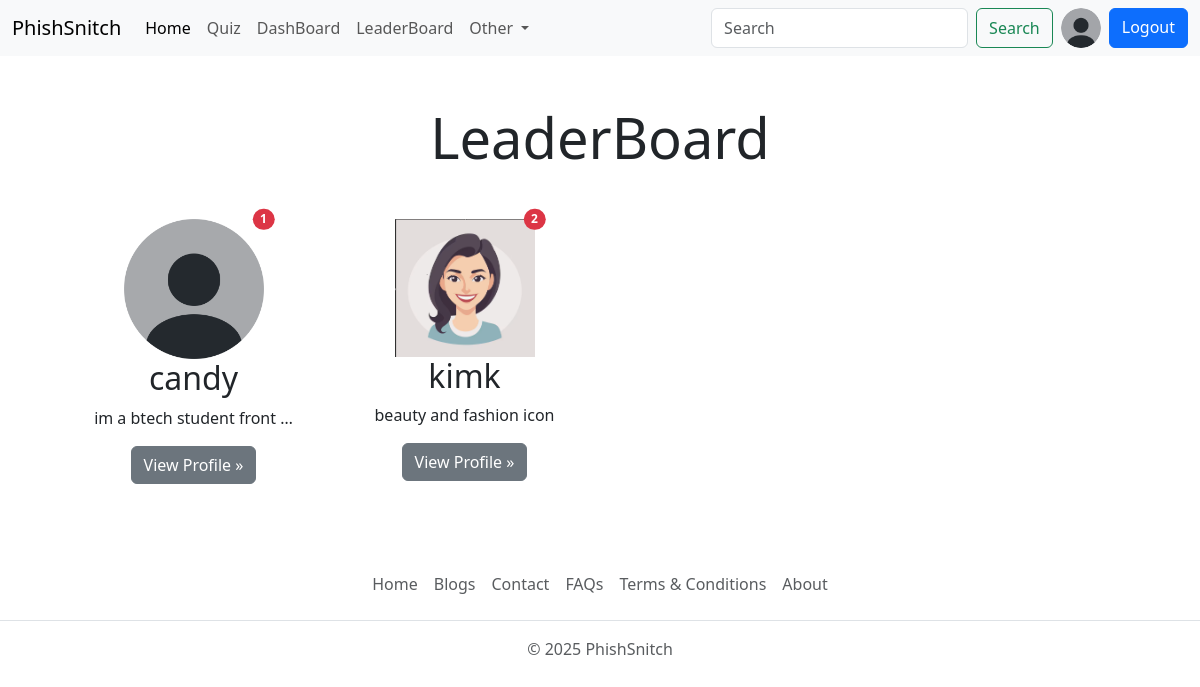
/leaderboard (signed in), run on the app's committed database.
### accounts/models.py (models this page shows, shortened)
class Profile(models.Model):
    user=models.OneToOneField(User, on_delete=models.CASCADE,null=True,verbose_name='User_Object')
    bio=models.TextField(blank=True,null=True)
    profile_image=models.ImageField(upload_to='profile_images',default='userdefault.png',blank=True,null=True,verbose_name='Profile_Pic')
    location=models.CharField(max_length=100,blank=True,null=True)
    GENDER=(
        ('Male','Male'),
        ('Female','Female'),
        ('Other','Other')
    )
    gender=models.CharField(max_length=6,choices=GENDER,blank=True,null=True)

### quiz/models.py (models this page shows, shortened)
class UserRank(models.Model):
    user=models.OneToOneField(User,on_delete=models.CASCADE)
    rank=models.IntegerField(null=True,blank=True)
    total_score=models.IntegerField(null=True,blank=True)

### base/views.py (the view)
# urls.py: path('leaderboard',views.leaderboaard_view,name='leaderboard'),
@login_required(login_url='login')
def leaderboaard_view(request):
    leaderboard_users=UserRank.objects.order_by('rank')
    user_object=User.objects.get(username=request.user)
    user_profile=Profile.objects.get(user=user_object)
    context={"leaderboard_users":leaderboard_users,"user_profile": user_profile}
    return render(request,"leaderboard.html",context)

### templates/leaderboard.html (shortened to what this page needs)
{% extends 'index.html' %}
{% block content %}
<div class="container text-center">
    <h1 class="display-4 text-center my-5">
        LeaderBoard
    </h1>
    <div class="row row-cols-sm-1 row-cols-md-2 row-cols-lg-3 row-cols-xl-4 mx-3">
        {% if leaderboard_users|length == 0 %}
        <div class="col-lg-4 position-relative mb-4">
        <h4 class="text-center text-danger">
           No user vailable on leaderboard
        </h4>
        </div>
        {% else %}
        {% for rank in leaderboard_users %}
         <div class="col-lg-4 position-relative mb-4">
            <img src="{{rank.user.profile.profile_image.url}}" class="img-fluid" width="140" height="140" alt="user-profile">
            <span class="position-absolute top-0 start-90 translate-middle badge rounded-pill bg-danger">{{forloop.counter}}</span>
            <h2 class="fw-normal">{{rank.user.username}}</h2>
            <p>{{rank.user.profile.bio|truncatewords:5}}</p>
            <p><a class="btn btn-secondary" href="{% url 'profile' rank.user.username %}">View Profile »</a></p>
         </div>
         {% endfor %}
        {% endif %}
    </div>
</div>
{% endblock content %}

### templates/components/navbar.html (shortened to what this page needs)
<nav class="navbar navbar-expand-lg bg-body-tertiary">
    <div class="container-fluid">
      <a class="navbar-brand" href="{% url 'home' %}">PhishSnitch</a>
      <div class="collapse navbar-collapse" id="navbarSupportedContent">
        <ul class="navbar-nav me-auto mb-2 mb-lg-0">
          <li class="nav-item">
            <a class="nav-link active" aria-current="page" href="{% url 'home' %}">Home</a>
          </li>
          <li class="nav-item">
            <a class="nav-link" href="{% url 'all_quiz' %}">Quiz</a>
          </li>
          {% if request.user.is_superuser %}
          <li class="nav-item">
            <a class="nav-link" href="{%  url 'dashboard' %}">DashBoard</a>
          </li>
          {% endif %}
          <li class="nav-item">
            <a class="nav-link" href="{%  url 'leaderboard' %}">LeaderBoard</a>
          </li>
          <li class="nav-item dropdown">
            <a class="nav-link dropdown-toggle" href="#" role="button" data-bs-toggle="dropdown" aria-expanded="false">
              Other
            </a>
          </li>
        </ul>
        <form class="d-flex" role="search">
          <input class="form-control me-2" type="search" placeholder="Search" aria-label="Search"/>
          <button class="btn btn-outline-success" type="submit">Search</button>
          {% if request.user.is_authenticated %}
          <a href="{% url 'profile' request.user.username %}" data-bs-toggle="tooltip" data-bs-placement="bottom" data-bs-title="{{request.user.username}}" >
            <img src="{{ request.user.profile.profile_image.url }}" alt="image not found" width="40" height="40" class="rounded-circle mx-2">
          </a>
          <a href="{% url 'logout' %}" class="btn btn-primary ">Logout</a>
          {% else %}
          <a href="{% url 'login' %}" class="btn btn-primary ms-2">Login</a>
          {% endif %}
        </form>
      </div>
    </div>
  </nav>

### data on the page
UserRank: user.profile.profile_image (placeholder picture), user.username "candy", user.profile.bio "im a btech student front …"
UserRank: user.profile.profile_image (picture), user.username "kimk", user.profile.bio "beauty and fashion icon"
